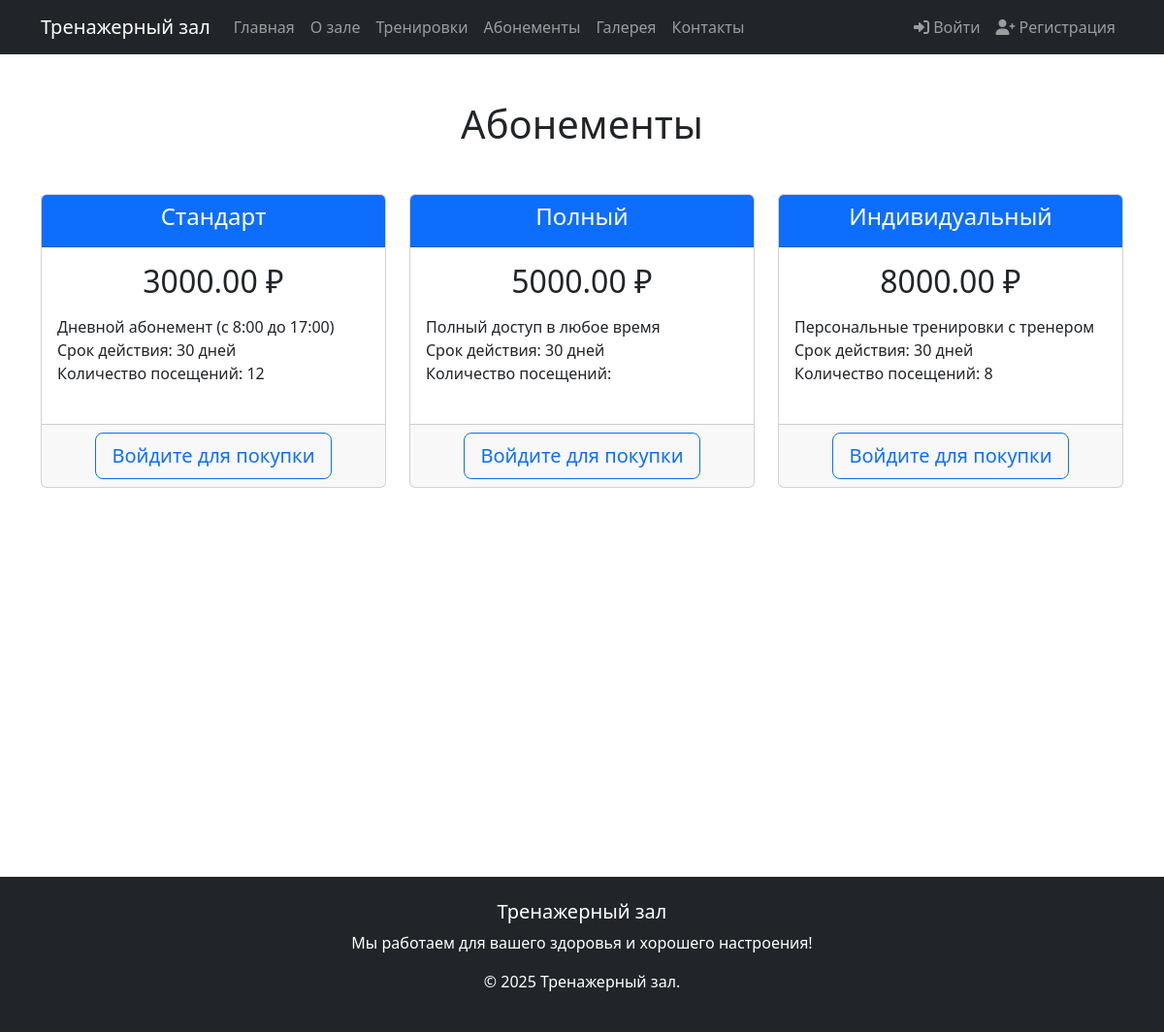
Screenshot of /subscriptions.php with the database file from the repository.
### src/functions/auth.php (called while the page is built, shortened)
<?php
function isLoggedIn() {
    return isset($_SESSION['user_id']);
}
?>

### src/subscriptions.php (the view, shortened to what this page needs)
<?php
require_once 'functions/auth.php';
require_once 'functions/cart.php';
include 'templates/header.php';
try {
    $stmt = $pdo->query("SELECT * FROM Абонементы ORDER BY Цена");
    $subscriptions = $stmt->fetchAll();
} catch (PDOException $e) {
    die("Ошибка при получении данных: " . $e->getMessage());
}
?>
<div class="container py-5" style = 'min-height: 100vh'>
    <h1 class="text-center mb-5">Абонементы</h1>
    <div class="row">
        <?php foreach ($subscriptions as $subscription): ?>
            <div class="col-md-4 mb-4">
                <div class="card h-100">
                    <div class="card-header bg-primary text-white">
                        <h4 class="text-center"><?= htmlspecialchars($subscription['Название']) ?></h4>
                    </div>
                    <div class="card-body">
                        <h2 class="card-title pricing-card-title text-center"><?= $subscription['Цена'] ?> ₽</h2>
                        <ul class="list-unstyled mt-3 mb-4">
                            <li><?= $subscription['Описание'] ?></li>
                            <li>Срок действия: <?= $subscription['Срок_действия'] ?> дней</li>
                            <li>Количество посещений: <?= $subscription['Количество_посещений'] ?></li>
                        </ul>
                    </div>
                    <div class="card-footer text-center">
                        <?php if (isLoggedIn()): ?>
                    <form action="cart_actions.php" method="POST">
                                <input type="hidden" name="action" value="add">
                                <input type="hidden" name="subscription_id" value="<?= $subscription['Код_абонемента'] ?>">
                        <button type="submit" class="btn btn-lg btn-outline-primary">
                                Добавить в корзину
                            <?php if (isset($_SESSION['cart']['subscriptions'][$subscription['Код_абонемента']])): ?>
                                (<?= $_SESSION['cart']['subscriptions'][$subscription['Код_абонемента']] ?>)
                            <?php endif; ?>
                        </button>
                    </form>
                <?php else: ?>
                    <a href="login.php" class="btn btn-lg btn-outline-primary">Войдите для покупки</a>
                <?php endif; ?>
            </div>
                </div>
            </div>
        <?php endforeach; ?>
    </div>
</div>
<?php include 'templates/footer.php'; ?>

### rows the page displays
абонементы: Название "Стандарт", Цена "3000.00", Описание "Дневной абонемент (с 8:00 до 17:00)", Срок_действия "30", Количество_посещений "12"
абонементы: Название "Полный", Цена "5000.00", Описание "Полный доступ в любое время", Срок_действия "30"
абонементы: Название "Индивидуальный", Цена "8000.00", Описание "Персональные тренировки с тренером", Срок_действия "30", Количество_посещений "8"
